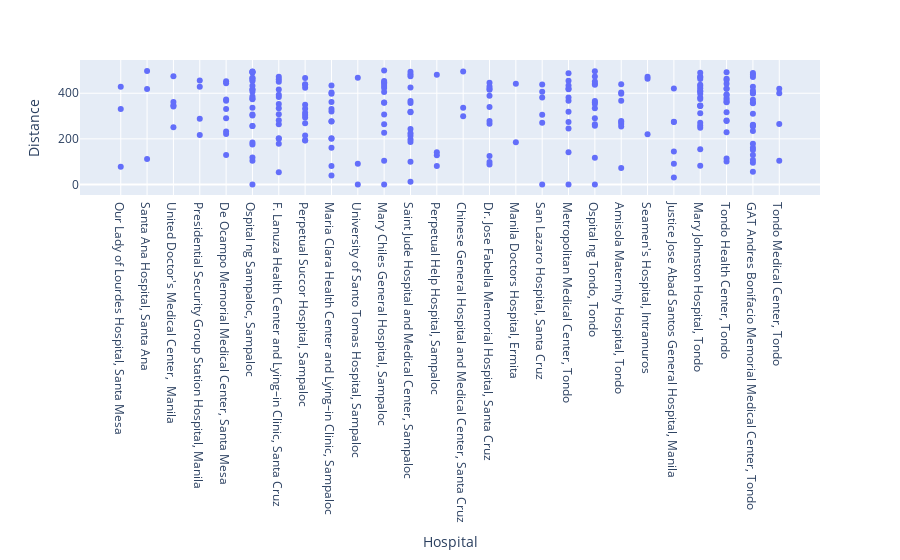

Notebook cell for this chart:
### Code cell
fig = px.scatter(short_trips, x='Hospital', y='Distance')
fig.show(figsize = 20)

### Figure 1 — Plotly figure (JSON) as saved in the notebook; plotly's stock layout.template omitted (floating-point values rounded to 4 significant figures; data arrays with more than 128 entries replaced by an {"elided": "..."} marker saying what was removed)
{"data": [{"hovertemplate": "Hospital=%{x}<br>Distance=%{y}<extra></extra>", "legendgroup": "", "marker": {"color": "#636efa", "symbol": "circle"}, "mode": "markers", "name": "", "showlegend": false, "type": "scatter", "x": {"elided": "257 str values"}, "xaxis": "x", "y": {"elided": "257 float values"}, "yaxis": "y"}], "layout": {"legend": {"tracegroupgap": 0}, "margin": {"t": 60}, "xaxis": {"anchor": "y", "domain": [0, 1], "title": {"text": "Hospital"}}, "yaxis": {"anchor": "x", "domain": [0, 1], "title": {"text": "Distance"}}}}
